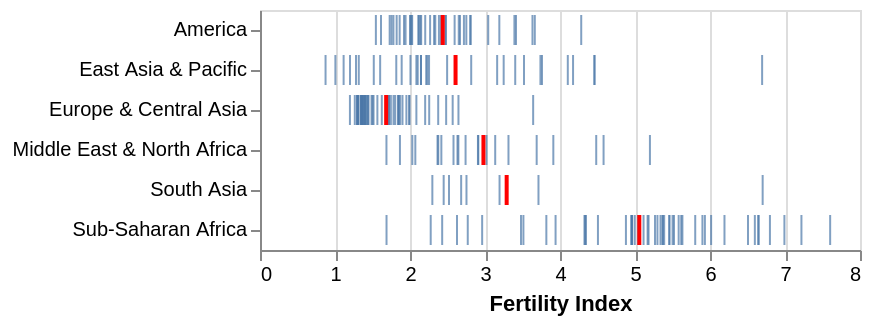

Notebook cell for this chart:
### Markdown cell above
### Exercise 2b
Create a chart that visualize on the *x* axis the fertility index in 2006, dividing the nation in regions.
Compute and visualize for every region the average

### Code cell
fertility = alt.Chart(df_year).mark_tick().encode(
    x=alt.X('fertility:Q', title='Fertility Index'),
    y=alt.Y(field='region', type='nominal', title= None),
    tooltip=['Country:N','fertility:Q']
)

average = alt.Chart(df_year).mark_tick(color='red', thickness=2, opacity=1).encode(
    # x=alt.X('fertility:Q', aggregate='average',title='Fertility Index'),
    x='mean(fertility)'
    y=alt.Y('region:N')
)

fertility + average

### Figure 1 — Vega-Lite specification as saved in the notebook (floating-point values rounded to 4 significant figures; data arrays with more than 128 entries replaced by an {"elided": "..."} marker saying what was removed)
{"config": {"view": {"continuousWidth": 300, "continuousHeight": 300}}, "layer": [{"mark": {"type": "tick"}, "encoding": {"tooltip": [{"field": "Country", "type": "nominal"}, {"field": "fertility", "type": "quantitative"}], "x": {"field": "fertility", "title": "Fertility Index", "type": "quantitative"}, "y": {"field": "region", "title": null, "type": "nominal"}}}, {"mark": {"type": "tick", "color": "red", "opacity": 1, "thickness": 2}, "encoding": {"x": {"aggregate": "average", "field": "fertility", "title": "Fertility Index", "type": "quantitative"}, "y": {"field": "region", "type": "nominal"}}}], "data": {"name": "data-8a4e0ea2c49ee6424bb0ce3279dd0e8c"}, "$schema": "https://vega.github.io/schema/vega-lite/v5.20.1.json", "datasets": {"data-8a4e0ea2c49ee6424bb0ce3279dd0e8c": {"elided": "204 records"}}}
